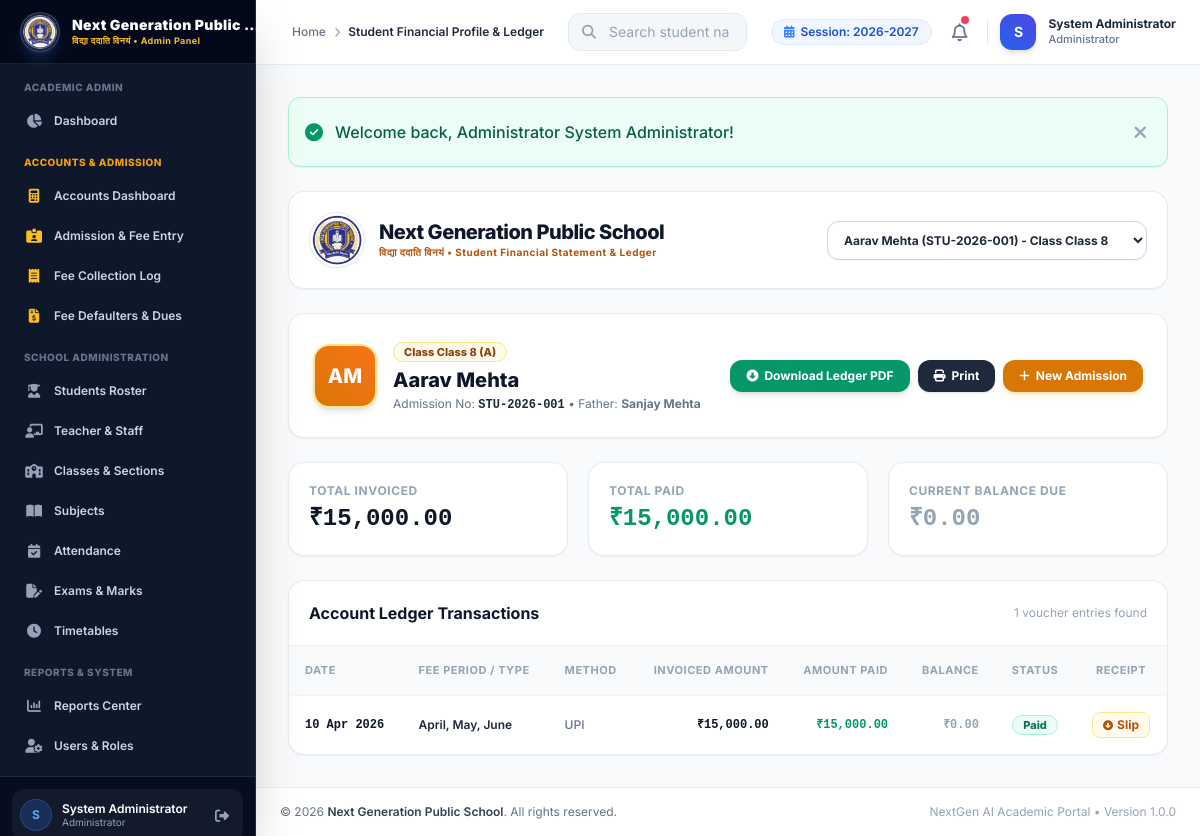
The page /admin/accounts/student_ledger.php (signed in) on the database as committed earlier.
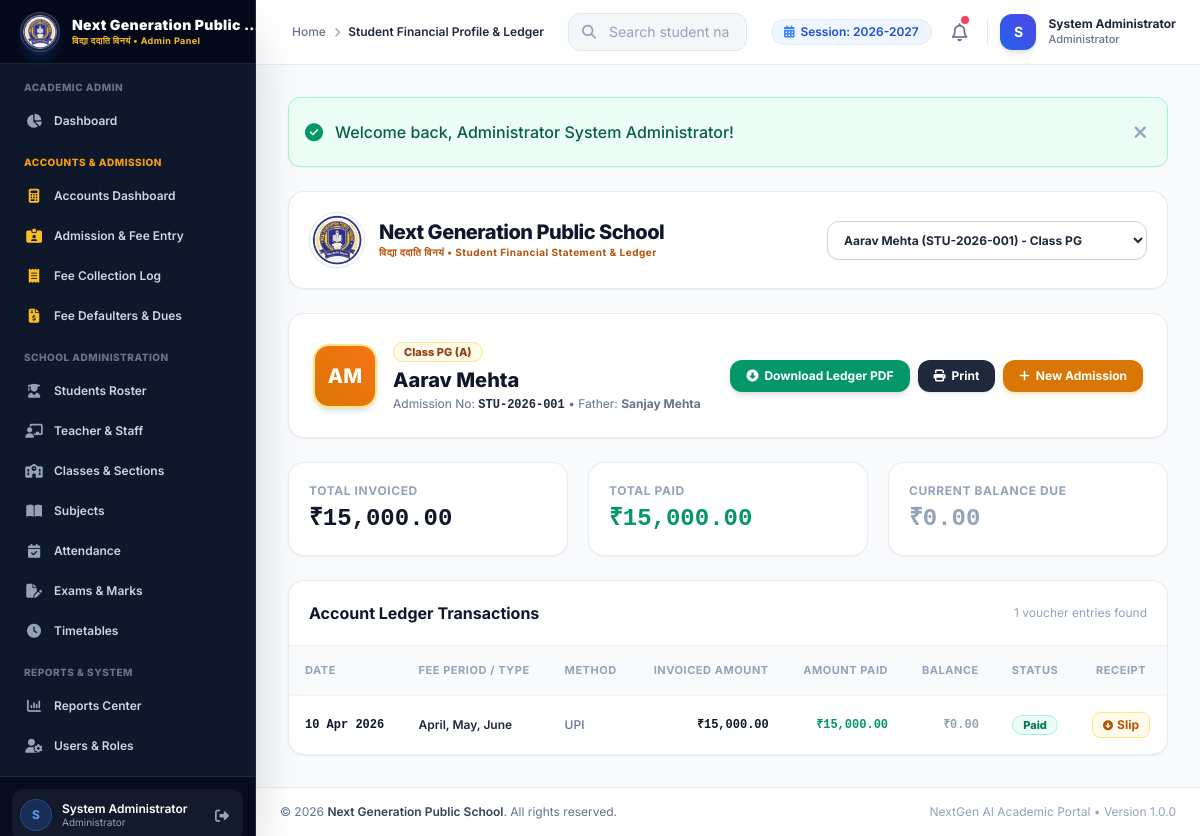
The same page on the database as committed later.
### tables this page shows
CREATE TABLE `students` (
  `id` INT AUTO_INCREMENT PRIMARY KEY,
  `admission_no` VARCHAR(30) NOT NULL UNIQUE,
  `password` VARCHAR(255) DEFAULT NULL,
  `first_name` VARCHAR(50) NOT NULL,
  `last_name` VARCHAR(50) NOT NULL,
  `father_name` VARCHAR(100) NOT NULL,
  `mother_name` VARCHAR(100) NOT NULL,
  `dob` DATE NOT NULL,
  `gender` ENUM('Male', 'Female', 'Other') NOT NULL,
  `class_id` INT NOT NULL,
  `section` VARCHAR(20) NOT NULL,
  `mobile` VARCHAR(20) NOT NULL,
  `email` VARCHAR(100) DEFAULT NULL,
  `address` TEXT,
  `admission_date` DATE NOT NULL,
  `photo` VARCHAR(255) DEFAULT NULL,
  `status` ENUM('Active', 'Inactive', 'Graduated') DEFAULT 'Active',
  `created_at` DATETIME DEFAULT CURRENT_TIMESTAMP,
  `updated_at` DATETIME DEFAULT CURRENT_TIMESTAMP ON UPDATE CURRENT_TIMESTAMP,
  FOREIGN KEY (`class_id`) REFERENCES `classes`(`id`) ON DELETE CASCADE
);

CREATE TABLE `classes` (
  `id` INT AUTO_INCREMENT PRIMARY KEY,
  `class_name` VARCHAR(50) NOT NULL,
  `section` VARCHAR(20) NOT NULL,
  `teacher_id` INT DEFAULT NULL,
  `room_number` VARCHAR(30) NOT NULL,
  `academic_session` VARCHAR(30) NOT NULL DEFAULT '2026-2027',
  `created_at` DATETIME DEFAULT CURRENT_TIMESTAMP,
  `updated_at` DATETIME DEFAULT CURRENT_TIMESTAMP ON UPDATE CURRENT_TIMESTAMP,
  FOREIGN KEY (`teacher_id`) REFERENCES `teachers`(`id`) ON DELETE SET NULL
);

### includes/auth.php (called while the page is built, shortened)
<?php
function base_url($path = '') {
    $script_name = $_SERVER['SCRIPT_NAME'] ?? '';
    if (strpos($script_name, '/admin/') !== false) {
        $root = substr($script_name, 0, strpos($script_name, '/admin/'));
    } elseif (strpos($script_name, '/teacher/') !== false) {
        $root = substr($script_name, 0, strpos($script_name, '/teacher/'));
    } elseif (strpos($script_name, '/student/') !== false) {
        $root = substr($script_name, 0, strpos($script_name, '/student/'));
    } else {
        $dir = dirname($script_name);
        $root = ($dir === '/' || $dir === '\\') ? '' : $dir;
    }
    $clean_path = ltrim($path, '/');
    return rtrim($root, '/') . ($clean_path ? '/' . $clean_path : '');
}
function e($string) {
    return htmlspecialchars($string ?? '', ENT_QUOTES, 'UTF-8');
}

### admin/accounts/student_ledger.php (the view, shortened to what the changed rows need)
<?php
require_once __DIR__ . '/../../includes/auth.php';
$student_id = intval($_GET['student_id'] ?? 0);
$students = $pdo->query("SELECT s.id, s.admission_no, s.first_name, s.last_name, s.father_name, c.class_name, c.section
    FROM students s
    JOIN classes c ON s.class_id = c.id
    ORDER BY s.first_name ASC")->fetchAll();
if ($student_id <= 0 && !empty($students)) {
    $student_id = $students[0]['id'];
}
$student = null;
$ledger = [];
$total_invoiced = 0;
$total_paid = 0;
$total_due = 0;
if ($student_id > 0) {
    $stmt = $pdo->prepare("SELECT s.*, c.class_name, c.section, c.room_number
        FROM students s
        JOIN classes c ON s.class_id = c.id
        WHERE s.id = :id LIMIT 1");
    $stmt->execute(['id' => $student_id]);
    $student = $stmt->fetch();
    if ($student) {
        $l_stmt = $pdo->prepare("SELECT * FROM fees WHERE student_id = :sid ORDER BY payment_date DESC, id DESC");
        $l_stmt->execute(['sid' => $student_id]);
        $ledger = $l_stmt->fetchAll();
        foreach ($ledger as $l) {
            $total_invoiced += (float)$l['total_amount'];
            $total_paid += (float)$l['paid_amount'];
            $total_due += (float)$l['remaining_amount'];
        }
    }
}
require_once __DIR__ . '/../../includes/header.php';
?>
<div class="space-y-6 max-w-5xl mx-auto">
    <div class="flex flex-col sm:flex-row sm:items-center justify-between gap-4 bg-white p-5 rounded-2xl border border-slate-200/80 shadow-sm">
        <div class="flex items-center space-x-3.5">
            <div>
                <h1 class="text-xl font-extrabold text-slate-900 tracking-tight leading-tight">Next Generation Public School</h1>
            </div>
        </div>
        <div class="w-full sm:w-80">
            <form method="GET" action="student_ledger.php">
                <select name="student_id" onchange="this.form.submit()" class="w-full py-2.5 px-3 bg-white border border-slate-300 rounded-xl text-xs font-bold text-slate-800 shadow-sm focus:outline-none focus:ring-2 focus:ring-amber-500/20 focus:border-amber-600 transition-all">
                    <?php foreach ($students as $st): ?>
                        <option value="<?= $st['id'] ?>" <?= ($student_id == $st['id']) ? 'selected' : '' ?>>
                            <?= e($st['first_name'] . ' ' . $st['last_name']) ?> (<?= e($st['admission_no']) ?>) - Class <?= e($st['class_name']) ?>
                        </option>
                    <?php endforeach; ?>
                </select>
            </form>
        </div>
    </div>
    <?php if ($student): ?>
        <div class="bg-white p-6 rounded-2xl border border-slate-200/80 shadow-sm flex flex-col sm:flex-row items-center justify-between gap-6">
            <div class="flex items-center space-x-4">
                <div class="w-16 h-16 rounded-2xl bg-gradient-to-tr from-amber-600 to-orange-500 text-white font-extrabold flex items-center justify-center text-xl shadow-md overflow-hidden border-2 border-amber-200">
                    <?php if (!empty($student['photo']) && file_exists(__DIR__ . '/../../assets/uploads/' . $student['photo'])): ?>
                        <img src="<?= base_url('assets/uploads/' . e($student['photo'])) ?>" alt="Photo" class="w-full h-full object-cover">
                    <?php else: ?>
                        <?= strtoupper(substr($student['first_name'], 0, 1) . substr($student['last_name'], 0, 1)) ?>
                    <?php endif; ?>
                </div>
                <div>
                    <span class="px-2.5 py-0.5 bg-amber-50 text-amber-800 border border-amber-200 font-extrabold text-[11px] rounded-full">
                        Class <?= e($student['class_name']) ?> (<?= e($student['section']) ?>)
                    </span>
                    <h2 class="text-xl font-extrabold text-slate-900 mt-1"><?= e($student['first_name'] . ' ' . $student['last_name']) ?></h2>
                    <p class="text-xs text-slate-500 mt-0.5">Admission No: <strong class="font-mono text-slate-800"><?= e($student['admission_no']) ?></strong> &bull; Father: <strong><?= e($student['father_name']) ?></strong></p>
                </div>
            </div>
            <div class="flex items-center space-x-2 w-full sm:w-auto">
                <button type="button" id="btn-download-pdf" onclick="downloadLedgerPDF()" class="px-4 py-2 bg-emerald-600 hover:bg-emerald-700 text-white font-bold text-xs rounded-xl shadow-md transition-all flex items-center space-x-1.5">
                    <i class="fa-solid fa-circle-down"></i>
                    <span id="btn-download-text">Download Ledger PDF</span>
                </button>
                <button onclick="window.print()" class="px-4 py-2 bg-slate-800 hover:bg-slate-900 text-white font-bold text-xs rounded-xl shadow transition-all flex items-center space-x-1.5">
                    <i class="fa-solid fa-print"></i>
                    <span>Print</span>
                </button>
                <a href="<?= base_url('admin/accounts/admission.php') ?>" class="px-4 py-2 bg-amber-600 hover:bg-amber-700 text-white font-bold text-xs rounded-xl shadow-md shadow-amber-500/20 transition-all flex items-center space-x-1.5">
                    <i class="fa-solid fa-plus"></i>
                    <span>New Admission</span>
                </a>
            </div>
        </div>
        <div class="grid grid-cols-1 sm:grid-cols-3 gap-5">
            <div class="bg-white p-5 rounded-2xl border border-slate-200/80 shadow-sm">
                <span class="text-xs font-bold text-slate-400 uppercase tracking-wider block">Total Invoiced</span>
                <span class="text-2xl font-extrabold text-slate-900 mt-1 block font-mono">₹<?= number_format($total_invoiced, 2) ?></span>
            </div>
            <div class="bg-white p-5 rounded-2xl border border-slate-200/80 shadow-sm">
                <span class="text-xs font-bold text-slate-400 uppercase tracking-wider block">Total Paid</span>
                <span class="text-2xl font-extrabold text-emerald-600 mt-1 block font-mono">₹<?= number_format($total_paid, 2) ?></span>
            </div>
            <div class="bg-white p-5 rounded-2xl border border-slate-200/80 shadow-sm">
                <span class="text-xs font-bold text-slate-400 uppercase tracking-wider block">Current Balance Due</span>
                <span class="text-2xl font-extrabold <?= $total_due > 0 ? 'text-rose-600' : 'text-slate-400' ?> mt-1 block font-mono">₹<?= number_format($total_due, 2) ?></span>
            </div>
        </div>
        <div class="bg-white rounded-2xl border border-slate-200/80 shadow-sm overflow-hidden">
            <div class="p-5 border-b border-slate-100 flex items-center justify-between">
                <h3 class="font-bold text-slate-900 text-base">Account Ledger Transactions</h3>
                <span class="text-xs text-slate-400"><?= count($ledger) ?> voucher entries found</span>
            </div>
            <div class="overflow-x-auto">
                <table class="w-full text-left border-collapse">
                    <thead>
                        <tr class="bg-slate-50 text-[11px] font-extrabold text-slate-400 uppercase tracking-wider border-b border-slate-100">
                            <th class="p-4">Date</th>
                            <th class="p-4">Fee Period / Type</th>
                            <th class="p-4">Method</th>
                            <th class="p-4 text-right">Invoiced Amount</th>
                            <th class="p-4 text-right">Amount Paid</th>
                            <th class="p-4 text-right">Balance</th>
                            <th class="p-4 text-center">Status</th>
                            <th class="p-4 text-center">Receipt</th>
                        </tr>
                    </thead>
                    <tbody class="divide-y divide-slate-100 text-xs text-slate-700">
                        <?php if (empty($ledger)): ?>
                            <tr>
                                <td colspan="8" class="p-8 text-center text-slate-400 font-medium">No ledger records found for this student.</td>
                            </tr>
                        <?php else: ?>
                            <?php foreach ($ledger as $l): ?>
                                <tr class="hover:bg-slate-50/70 transition-colors">
                                    <td class="p-4 font-bold text-slate-900 font-mono"><?= date('d M Y', strtotime($l['payment_date'])) ?></td>
                                    <td class="p-4 font-semibold text-slate-800"><?= e($l['paid_months'] ?? 'Admission') ?></td>
                                    <td class="p-4 text-slate-500 font-medium"><?= e($l['payment_method']) ?></td>
                                    <td class="p-4 text-right font-mono font-bold text-slate-900">₹<?= number_format($l['total_amount'], 2) ?></td>
                                    <td class="p-4 text-right font-mono font-bold text-emerald-600">₹<?= number_format($l['paid_amount'], 2) ?></td>
                                    <td class="p-4 text-right font-mono font-bold <?= $l['remaining_amount'] > 0 ? 'text-rose-600' : 'text-slate-400' ?>">
                                        ₹<?= number_format($l['remaining_amount'], 2) ?>
                                    </td>
                                    <td class="p-4 text-center">
                                        <?php if ($l['payment_status'] === 'Paid'): ?>
                                            <span class="px-2.5 py-0.5 rounded-full text-[11px] font-extrabold bg-emerald-50 text-emerald-700 border border-emerald-200">Paid</span>
                                        <?php elseif ($l['payment_status'] === 'Partial'): ?>
                                            <span class="px-2.5 py-0.5 rounded-full text-[11px] font-extrabold bg-amber-50 text-amber-700 border border-amber-200">Partial</span>
                                        <?php else: ?>
                                            <span class="px-2.5 py-0.5 rounded-full text-[11px] font-extrabold bg-rose-50 text-rose-700 border border-rose-200">Pending</span>
                                        <?php endif; ?>
                                    </td>
                                    <td class="p-4 text-center">
                                        <?php
                                        $rec_url = (!empty($l['admission_fee']) && $l['admission_fee'] > 0)
                                            ? base_url('admin/accounts/admission_receipt.php?id=' . $l['id'])
                                            : base_url('admin/fees/receipt.php?id=' . $l['id']);
                                        ?>
                                        <a href="<?= $rec_url ?>" target="_blank" class="px-2.5 py-1 bg-amber-50 hover:bg-amber-100 text-amber-700 font-bold text-xs rounded-lg border border-amber-200 inline-flex items-center space-x-1">
                                            <i class="fa-solid fa-circle-down text-[10px]"></i>
                                            <span>Slip</span>
                                        </a>
                                    </td>
                                </tr>
                            <?php endforeach; ?>
                        <?php endif; ?>
                    </tbody>
                </table>
            </div>
        </div>
    <?php endif; ?>
</div>
<?php require_once __DIR__ . '/../../includes/footer.php'; ?>

Rows that differ between the two databases and show on the page:
changed through a linked row, students "AM": class.class_name "Class 8" → "PG"
Other text that changed with them:
form field student_id: "Aarav Mehta (STU-2026-001) - Class Class 8" → "Aarav Mehta (STU-2026-001) - Class PG"
